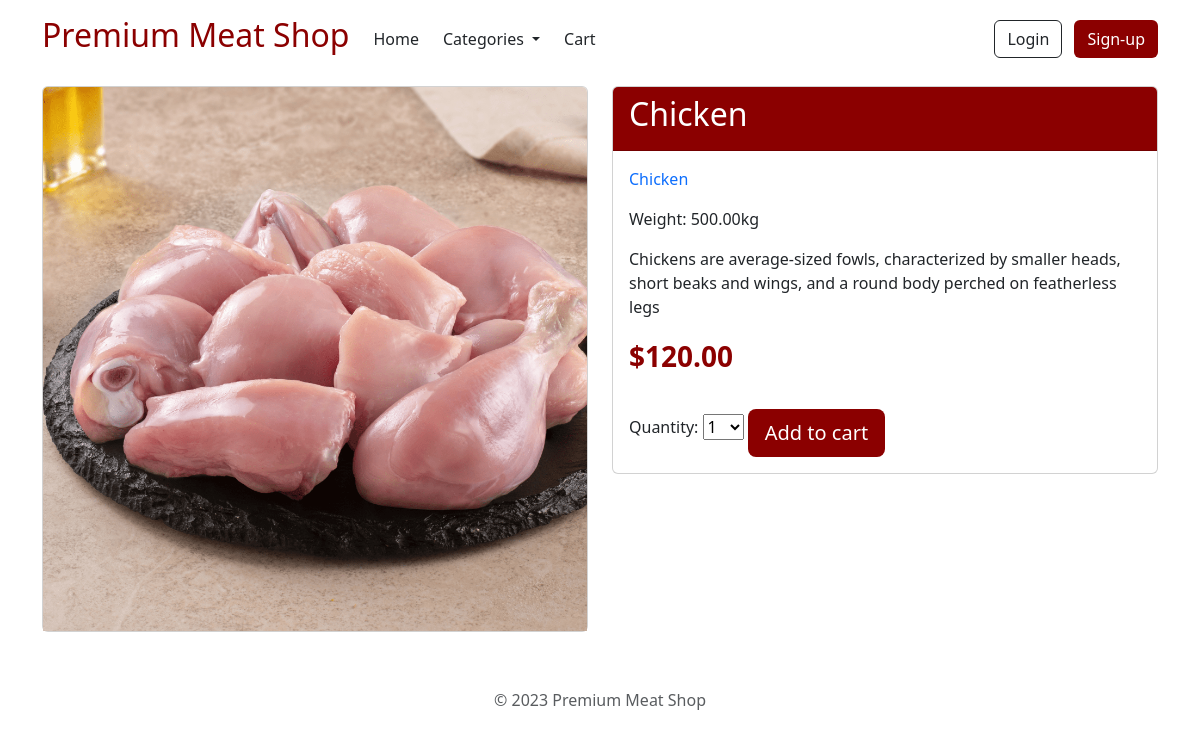
Screenshot of /2/chicken/ with the database file from the repository.
### shop/models.py (models this page shows, shortened)
class Product(models.Model):
    category = models.ForeignKey(Category, related_name='products', on_delete=models.CASCADE)
    name = models.CharField(max_length=200)
    slug = models.SlugField(max_length=200, unique=True)
    image = models.ImageField(upload_to='products/%Y/%m/%d', blank=True)
    description = models.TextField(blank=True)
    price = models.DecimalField(max_digits=10, decimal_places=2)
    weight = models.DecimalField(max_digits=5, decimal_places=2, help_text="Weight in kg")
    stock = models.PositiveIntegerField()
    available = models.BooleanField(default=True)
    created = models.DateTimeField(auto_now_add=True)
    updated = models.DateTimeField(auto_now=True)
    featured = models.BooleanField(default=False, help_text="Featured products appear on homepage")
    discount_price = models.DecimalField(max_digits=10, decimal_places=2, blank=True, null=True, help_text="Discounted price (optional)")
    class Meta:
        ordering = ('name',)
        indexes = [
            models.Index(fields=['id', 'slug']),
            models.Index(fields=['name']),
            models.Index(fields=['created']),
        ]

class Category(models.Model):
    name = models.CharField(max_length=200)
    slug = models.SlugField(max_length=200, unique=True)
    description = models.TextField(blank=True)
    image = models.ImageField(upload_to='categories/%Y/%m/%d', blank=True)
    class Meta:
        ordering = ('name',)
        verbose_name = 'category'
        verbose_name_plural = 'categories'
    def __str__(self):
        return self.name
    def get_absolute_url(self):
        return reverse('shop:product_list_by_category', args=[self.slug])

### shop/views.py (the view)
# urls.py: path('<int:id>/<slug:slug>/', views.product_detail, name='product_detail'),
def product_detail(request, id, slug):
    product = get_object_or_404(Product, id=id, slug=slug, available=True)
    cart_product_form = CartAddProductForm()
    return render(request, 'shop/product/detail.html', {
        'product': product,
        'cart_product_form': cart_product_form
    })

### cart/forms.py
class CartAddProductForm(forms.Form):
    quantity = forms.TypedChoiceField(choices=PRODUCT_QUANTITY_CHOICES, coerce=int)
    override = forms.BooleanField(required=False, initial=False, widget=forms.HiddenInput)

### cart/cart.py (called while the page is built)
    def __len__(self):
        return sum(item['quantity'] for item in self.cart.values())

### cart/context_processors.py (called while the page is built)
def cart(request):
    return {'cart': Cart(request)}

### templates/shop/product/detail.html (shortened to what this page needs)
{% extends "base.html" %}
{% block content %}
    <div class="row">
        <div class="col-md-6">
            <div class="card mb-4">
                {% if product.image %}
                    <img src="{{ product.image.url }}" class="card-img-top" alt="{{ product.name }}">
                {% else %}
                    <img src="/media/no-image.jpg" class="card-img-top" alt="No image available">
                {% endif %}
            </div>
        </div>
        <div class="col-md-6">
            <div class="card">
                <div class="card-header bg-meat text-white">
                    <h2>{{ product.name }}</h2>
                </div>
                <div class="card-body">
                    <p class="card-text">
                        <a href="{{ product.category.get_absolute_url }}" class="text-decoration-none">
                            {{ product.category }}
                        </a>
                    </p>
                    <p class="card-text">Weight: {{ product.weight }}kg</p>
                    <p class="card-text">{{ product.description|linebreaks }}</p>
                    <p class="card-text meat-primary fw-bold fs-3">${{ product.price }}</p>
                    <form action="{% url 'cart:cart_add' product.id %}" method="post" class="mt-4">
                        {{ cart_product_form }}
                        <button type="submit" class="btn btn-meat btn-lg mt-2">Add to cart</button>
                    </form>
                </div>
            </div>
        </div>
    </div>
{% endblock %}

### templates/base.html (style rules this page uses)
.meat-primary { color: #8B0000; }
.bg-meat { background-color: #8B0000; }
.btn-meat { background-color: #8B0000; color: white; }

### rows the page displays
Product: image (picture), name "Chicken", category "Chicken", weight "500.00", description "Chickens are average-sized fowls, characterized by smaller heads, short beaks and wings, and a round body perched on featherless legs", price "120.00"
